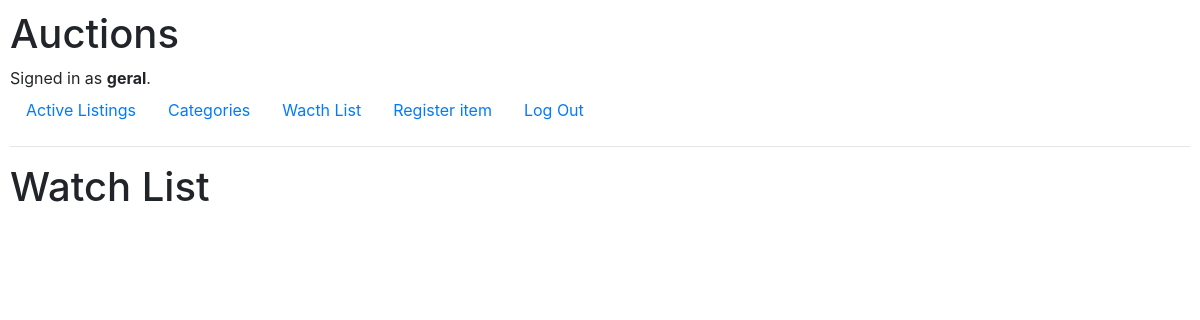
/watchlist (signed in), run on an earlier commit of the app's database.
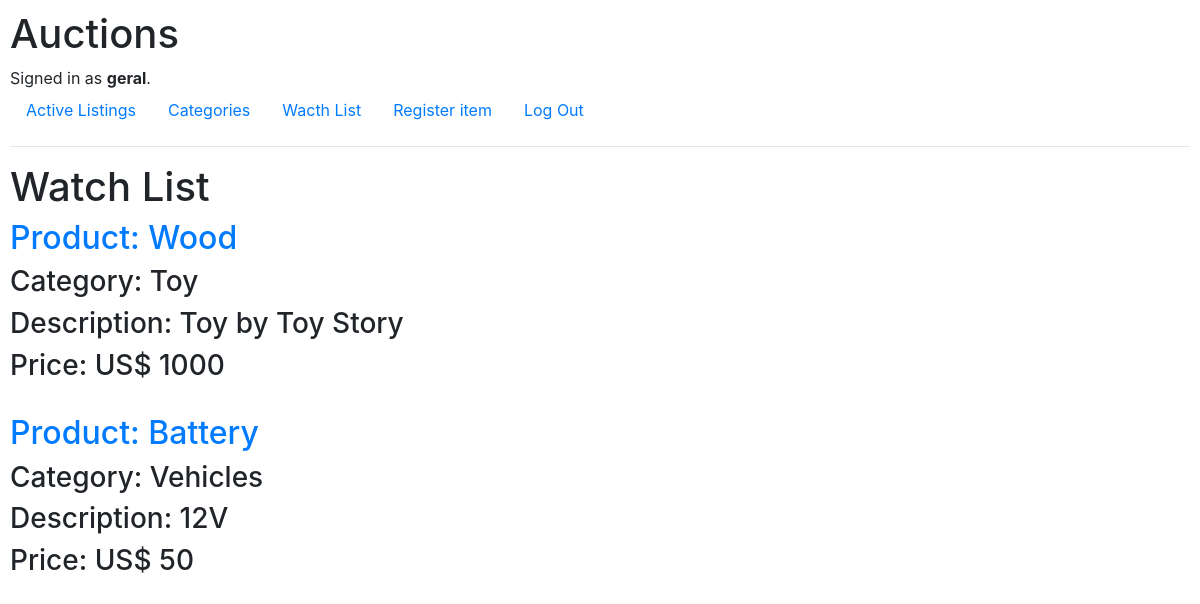
And on a later commit of the database.
### auctions/models.py (models this page shows, shortened)
class watchlist(models.Model):
    user_wl = models.ForeignKey(User,on_delete=models.CASCADE,related_name="usuario_wl")
    leilao_wl = models.ForeignKey(leilao,on_delete=models.CASCADE,related_name="product_wl")

class leilao(models.Model):
    titulo = models.CharField(max_length=10)
    descricao = models.CharField(max_length=10)
    valor_min = models.IntegerField()
    catego = models.CharField(max_length=64)
    dono = models.CharField(max_length=64)

### auctions/views.py (the view)
# urls.py: path("watchlist", views.watchlist_view, name="watchlist"),
def watchlist_view(request):
    return render(request, "auctions/watchlist.html", {
        "produtos" : leilao.objects.all(),
        "wls" : watchlist.objects.filter(user_wl_id=request.user.id)
    })

### auctions/templates/auctions/watchlist.html
{% extends "auctions/layout.html" %}
{% block body %}
<h1>Watch List</h1>
{% for product in produtos %}
    {% for wl in wls %}
        {% if product.id == wl.leilao_wl_id %}
        <h2><a href="{% url 'product_id' product.id %}">Product: {{ product.titulo }}</a></h2>
        <h3>Category: {{product.catego}}</h3>
        <h3>Description: {{product.descricao}}</h3>
        <h3>Price: US$ {{product.valor_min}}</h3>
        <br>
        {% endif %}
    {% endfor %}
{% endfor %}
{% endblock %}

What changed in the data, as far as the page shows it:
added leilao: titulo "Wood", catego "Toy", descricao "Toy by Toy Story", valor_min "1000"
added leilao: titulo "Battery", catego "Vehicles", descricao "12V", valor_min "50"
